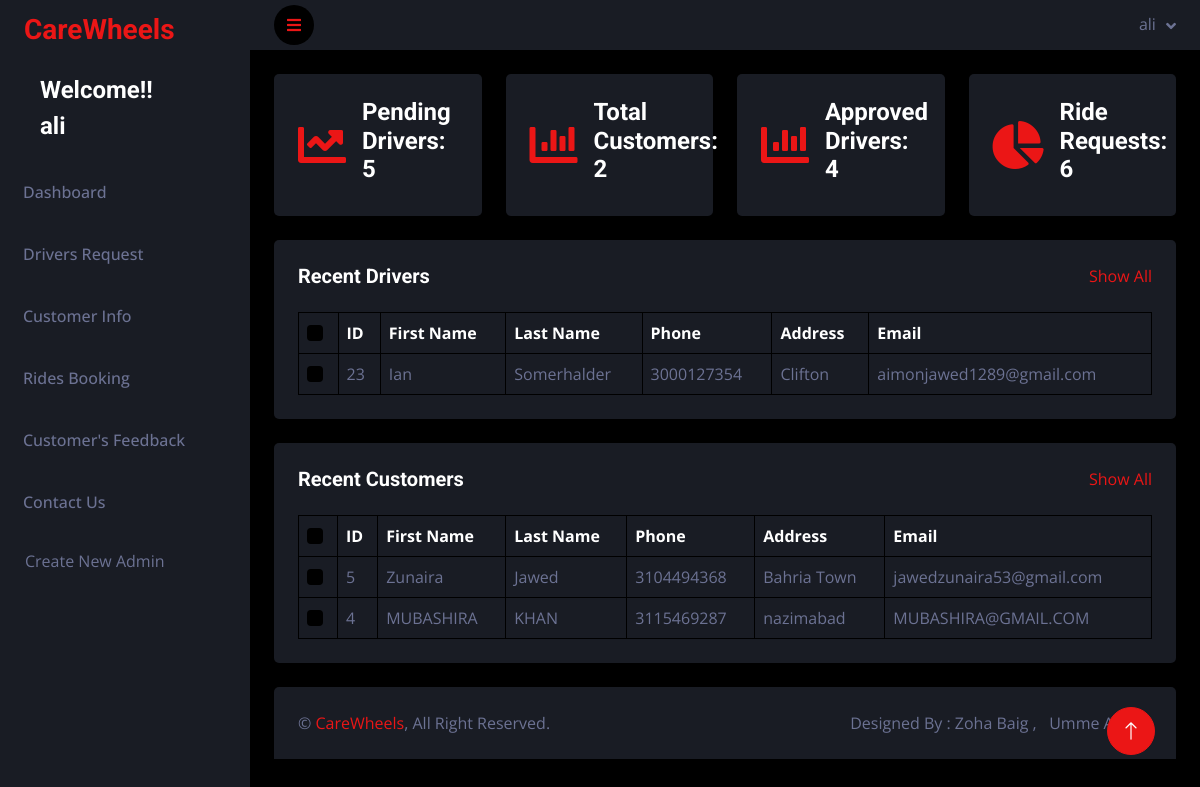
Before: /admin/index.php (signed in) with the older database file.
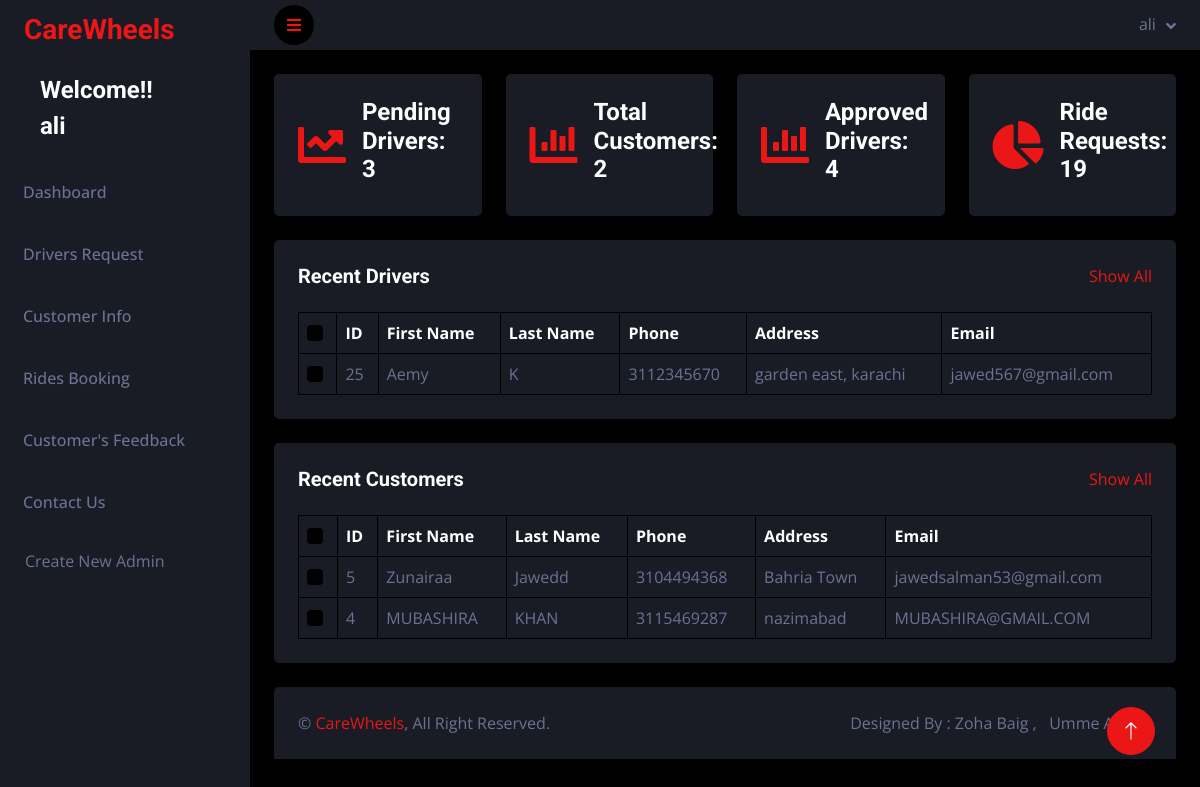
After: the same page with the newer database file.
### tables this page shows
CREATE TABLE `drivers` (
  `d_id` int(11) NOT NULL,
  `d_fname` varchar(55) NOT NULL,
  `d_lname` varchar(55) NOT NULL,
  `d_phone` bigint(11) NOT NULL,
  `CNIC` bigint(13) NOT NULL,
  `d_email` varchar(55) NOT NULL,
  `d_address` varchar(55) NOT NULL,
  `d_password` varchar(55) NOT NULL,
  `d_status` varchar(55) DEFAULT NULL
);

CREATE TABLE `customers_info` (
  `c_id` int(11) NOT NULL,
  `c_firstname` varchar(55) NOT NULL,
  `c_lastname` varchar(55) NOT NULL,
  `c_phone` bigint(20) NOT NULL,
  `c_address` varchar(55) NOT NULL,
  `c_email` varchar(55) NOT NULL,
  `c_password` varchar(55) NOT NULL
);

### admin/index.php (the view, shortened to what the changed rows need)
<?php
include("connect.php");
if($_SESSION["a_email"]){
?>
<!DOCTYPE html>
<html lang="en">
<head>
    <link href="https://cdnjs.cloudflare.com/ajax/libs/font-awesome/5.10.0/css/all.min.css" rel="stylesheet">
    <link href="https://cdn.jsdelivr.net/npm/bootstrap-icons@1.4.1/font/bootstrap-icons.css" rel="stylesheet">
    <link href="lib/owlcarousel/assets/owl.carousel.min.css" rel="stylesheet">
    <link href="lib/tempusdominus/css/tempusdominus-bootstrap-4.min.css" rel="stylesheet" />
    <link href="css/bootstrap.min.css" rel="stylesheet">
    <link href="css/style.css" rel="stylesheet">
</head>
<body>
    <div class="container-fluid position-relative d-flex p-0">
     <?php
     include 'sidebar.php';
      ?>
            <div class="container-fluid pt-4 px-4">
                <div class="row g-4">
                    <div class="col-sm-6 col-xl-3">
                        <div class="bg-secondary rounded d-flex align-items-center justify-content-between p-4">
                            <i class="fa fa-chart-line fa-3x text-primary"></i>
                            <div class="ms-3">
                            <?php
                $query1 = "SELECT * FROM `drivers` WHERE d_status = 'pending'";
                $result1 = mysqli_query($conn,$query1);
                $num_count1 = mysqli_num_rows($result1);
                 echo "<h4>Pending Drivers: " . $num_count1 . "</h4>" ;
               ?>
                            </div>
                        </div>
                    </div>
                    <div class="col-sm-6 col-xl-3">
                        <div class="bg-secondary rounded d-flex align-items-center justify-content-between p-4">
                            <i class="fa fa-chart-bar fa-3x text-primary"></i>
                            <div class="ms-3">
                            <?php
                $query2 = "SELECT * FROM `customers_info`";
                $result2 = mysqli_query($conn,$query2);
                $num_count2 = mysqli_num_rows($result2);
                 echo "<h4>Total Customers: " . $num_count2 . "</h4>" ;
               ?>
                            </div>
                        </div>
                    </div>
                    <div class="col-sm-6 col-xl-3">
                    <div class="bg-secondary rounded d-flex align-items-center justify-content-between p-4">
                            <i class="fa fa-chart-bar fa-3x text-primary"></i>
                            <div class="ms-3">
                        <?php
                    $query2 = "SELECT * FROM `drivers` WHERE d_status = 'approved'";
$result2 = mysqli_query($conn,$query2);
$num_count2 = mysqli_num_rows($result2);
 echo "<h4>Approved Drivers: " . $num_count2 . "</h4>" ;
?>
                            </div>
                        </div>
                    </div>
                    <div class="col-sm-6 col-xl-3">
                        <div class="bg-secondary rounded d-flex align-items-center justify-content-between p-4">
                            <i class="fa fa-chart-pie fa-3x text-primary"></i>
                            <div class="ms-3">
                            <?php
                $query3 = "SELECT * FROM `booking`";
                $result3 = mysqli_query($conn,$query3);
                $num_count3 = mysqli_num_rows($result3);
                 echo "<h4>Ride Requests: " . $num_count3 . "</h4>" ;
               ?>
                            </div>
                        </div>
                    </div>
                </div>
            </div>
            <?php
            $cquery = "SELECT * FROM `drivers` ORDER BY `d_id` DESC LIMIT 1";
$cresult = mysqli_query($conn,$cquery);
?>
            <div class="container-fluid pt-4 px-4">
                <div class="bg-secondary text-center rounded p-4">
                    <div class="d-flex align-items-center justify-content-between mb-4">
                        <h5 class="mb-0">Recent Drivers</h5>
                        <a href="drv_req_pending.php">Show All</a>
                    </div>
                    <div class="table-responsive">
                        <table class="table text-start align-middle table-bordered table-hover mb-0">
                            <thead>
                                <tr class="text-white">
                                    <th scope="col"><input class="form-check-input" type="checkbox"></th>
                                    <th scope="col">ID</th>
                                    <th scope="col">First Name</th>
                                    <th scope="col">Last Name</th>
                                    <th scope="col">Phone</th>
                                    <th scope="col">Address</th>
                                    <th scope="col">Email</th>
                                </tr>
                            </thead>
                            <tbody>
                                     <?php
                                          while($row=mysqli_fetch_assoc($cresult))
                                           {
                                     ?>
                                <tr>
                                    <td><input class="form-check-input" type="checkbox"></td>
                                    <td><?php echo $row['d_id'];?></td>
                                    <td><?php echo $row['d_fname'];?></td>
                                    <td><?php echo $row['d_lname'];?></td>
                                    <td><?php echo $row['d_phone'];?></td>
                                    <td><?php echo $row['d_address'];?></td>
                                    <td><?php echo $row['d_email'];?></td>
                                </tr>
                                <?php
                                      }
                                ?>
                            </tbody>
                        </table>
                    </div>
                </div>
            </div>
            <?php
            $cquery = "SELECT * FROM `customers_info` ORDER BY `c_id` DESC LIMIT 5";
$cresult = mysqli_query($conn,$cquery);
?>
 <div class="container-fluid pt-4 px-4">
                <div class="bg-secondary text-center rounded p-4">
                    <div class="d-flex align-items-center justify-content-between mb-4">
                        <h5 class="mb-0">Recent Customers</h5>
                        <a href="customer_view.php">Show All</a>
                    </div>
                    <div class="table-responsive">
                        <table class="table text-start align-middle table-bordered table-hover mb-0">
                            <thead>
                                <tr class="text-white">
                                    <th scope="col"><input class="form-check-input" type="checkbox"></th>
                                    <th scope="col">ID</th>
                                    <th scope="col">First Name</th>
                                    <th scope="col">Last Name</th>
                                    <th scope="col">Phone</th>
                                    <th scope="col">Address</th>
                                    <th scope="col">Email</th>
                                </tr>
                            </thead>
                            <tbody>
                                     <?php
                                          while($row=mysqli_fetch_assoc($cresult))
                                           {
                                     ?>
                                <tr>
                                    <td><input class="form-check-input" type="checkbox"></td>
                                    <td><?php echo $row['c_id'];?></td>
                                    <td><?php echo $row['c_firstname'];?></td>
                                    <td><?php echo $row['c_lastname'];?></td>
                                    <td><?php echo $row['c_phone'];?></td>
                                    <td><?php echo $row['c_address'];?></td>
                                    <td><?php echo $row['c_email'];?></td>
                                </tr>
                                <?php
                                      }
                                ?>
                            </tbody>
                        </table>
                    </div>
                </div>
            </div>
<?php
require 'footer.php';
?>
        <a href="#" class="btn btn-lg btn-primary btn-lg-square back-to-top"><i class="bi bi-arrow-up"></i></a>
</body>
</html>
<?php }
else{
    header("location:signin.php");
}
?>

Changed rows visible on the page:
no longer on this page (row edited): drivers: d_id "23", d_fname "Ian", d_lname "Somerhalder", d_phone "3000127354", d_address "Clifton", d_email "aimonjawed1289@gmail.com"
added drivers: d_id "25", d_fname "Aemy", d_lname "K", d_phone "3112345670", d_address "garden east, karachi", d_email "jawed567@gmail.com"
changed customers_info "Bahria Town": c_firstname "Zunaira" → "Zunairaa"; c_lastname "Jawed" → "Jawedd"; c_email "jawedzunaira53@gmail.com" → "jawedsalman53@gmail.com"
Other visible differences:
$num_count1: "5" → "3"
$num_count3: "6" → "19"
